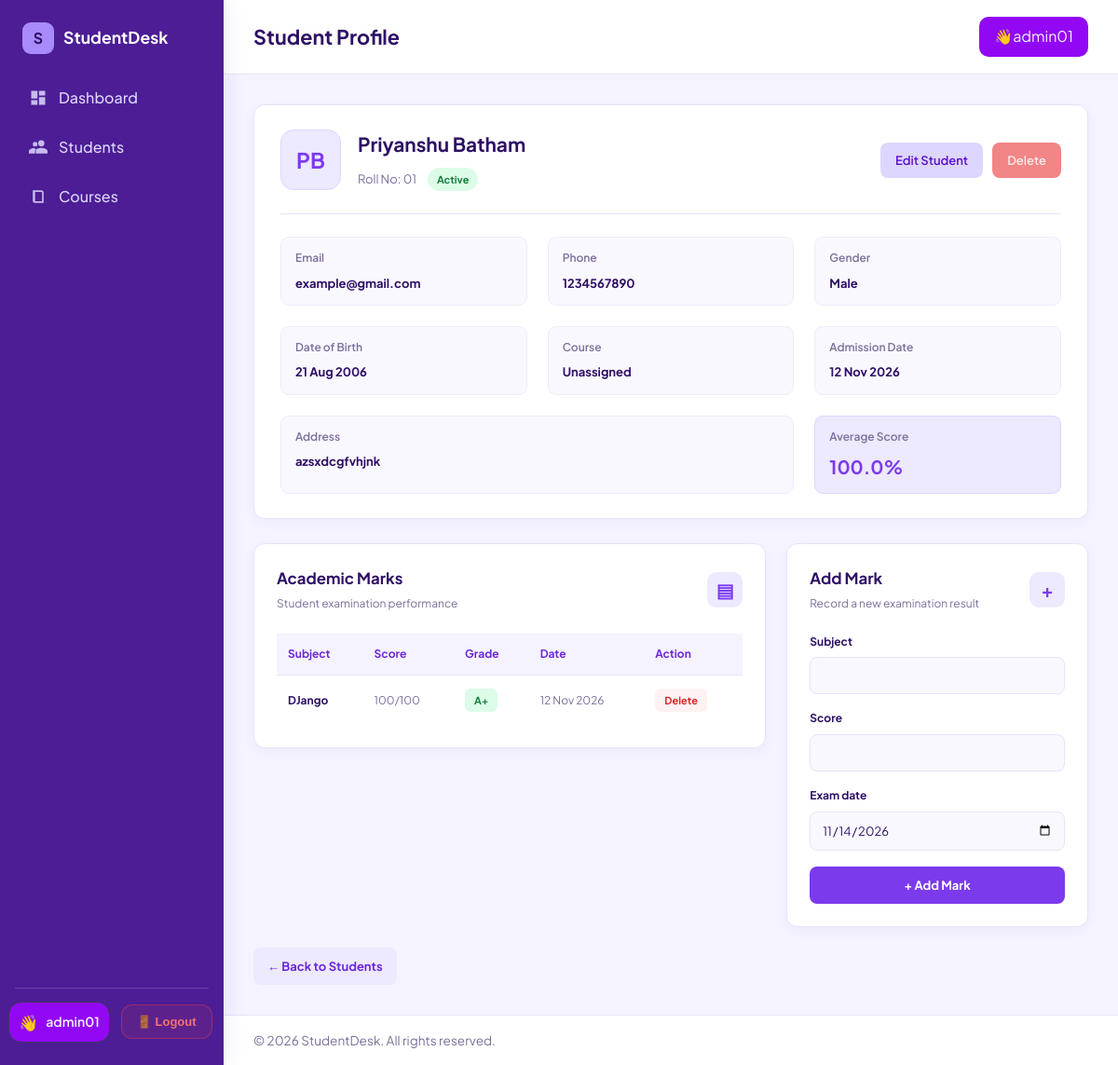
The app's page /students/4 (signed in) with its own data.
### students_app/models.py (models this page shows, shortened)
class Student(models.Model):
    GENDER_CHOICES = [('M', 'Male'), ('F', 'Female'), ('O', 'Other')]
    owner = models.ForeignKey( settings.AUTH_USER_MODEL,on_delete=models.CASCADE, related_name='students')
    roll_number = models.CharField(max_length=20)
    first_name = models.CharField(max_length=50)
    last_name = models.CharField(max_length=50)
    email = models.EmailField()
    phone = models.CharField(max_length=16, blank=True,
        validators=[ RegexValidator(r'^\+?\d{7,15}$','Enter a valid phone number (7-15 digits).')
        ]
    )
    gender = models.CharField(max_length=1, choices=GENDER_CHOICES, default='M')
    date_of_birth = models.DateField(null=True, blank=True)
    course = models.ForeignKey(Course, null=True, blank=True, on_delete=models.SET_NULL, related_name='students')
    address = models.TextField(blank=True)
    is_active = models.BooleanField(default=True)
    admission_date = models.DateField(default=timezone.localdate)
    created_at = models.DateTimeField(auto_now_add=True)
    class Meta:
        ordering = ['roll_number']
        unique_together = ('owner', 'roll_number')
    @property
    def full_name(self):
        return f'{self.first_name} {self.last_name}'.strip()
    @property
    def initials(self):
        return f'{self.first_name[:1]}{self.last_name[:1]}'.upper()

class Mark(models.Model):
    student = models.ForeignKey( Student, on_delete=models.CASCADE,related_name='marks' )
    subject = models.CharField(max_length=100)
    score = models.PositiveIntegerField(
        validators=[MinValueValidator(0),MaxValueValidator(100)]
    )
    exam_date = models.DateField(default=timezone.localdate)
    class Meta:
        ordering = ['-exam_date', '-id']
    @property
    def grade(self):
        for limit, letter in ((90, 'A+'), (80, 'A'), (70, 'B'), (60, 'C'), (50, 'D')):
            if self.score >= limit:
                return letter
        return 'F'

### students_app/views.py (the view)
# urls.py: path("students/<int:pk>",views.student_details,name='student_detail'),
@login_required(login_url='login')
def student_details(request, pk):
    student = get_object_or_404(Student.objects.select_related('course'), pk=pk, owner=request.user)
    mark_form = MarkForm(request.POST or None)
    if request.method == 'POST' and mark_form.is_valid():
        mark = mark_form.save(commit=False)
        mark.student = student
        mark.save()
        messages.success(request, 'Mark added.')
        return redirect('student_detail', pk=student.pk)
    marks = student.marks.all()
    return render(request, 'student_details.html', {
        'student': student, 'marks': marks, 'form': mark_form,
        'average': marks.aggregate(a=Avg('score'))['a'],
    })

### students_app/forms.py
class MarkForm(forms.ModelForm):
    class Meta:
        model = Mark
        fields = ['subject', 'score', 'exam_date']
        widgets = {'exam_date': forms.DateInput(format='%Y-%m-%d', attrs={'type': 'date'})}

### students_app/templates/student_details.html (shortened to what this page needs)
{% extends 'base.html' %}
{% block page_title %}Student Profile{% endblock %}
{% block extra_css %}
{% load static %}
<link rel="stylesheet" href="{% static 'css/student_details.css' %}">
{% endblock %}
{% block content %}
<div class="profile-card card">
    <div class="profile-header">
        <div class="profile-info">
            <div class="profile-avatar">
                {{ student.initials }}
            </div>
            <div class="profile-text">
                <h2>{{ student.full_name }}</h2>
                <div class="profile-meta">
                    <span>Roll No: {{ student.roll_number }}</span>
                    {% if student.is_active %}
                        <span class="profile-status status-active">Active</span>
                    {% else %}
                        <span class="profile-status status-inactive">Inactive</span>
                    {% endif %}
                </div>
            </div>
        </div>
        <div class="profile-actions">
            <a class="profile-btn edit-btn"
               href="{% url 'students_edit' student.pk %}">
                Edit Student
            </a>
            <a class="profile-btn delete-btn"
               href="{% url 'students_delete' student.pk %}">
                Delete
            </a>
        </div>
    </div>
    <div class="profile-divider"></div>
    <div class="detail-grid">
        <div class="detail-item">
            <span>Email</span>
            <strong>{{ student.email }}</strong>
        </div>
        <div class="detail-item">
            <span>Phone</span>
            <strong>{{ student.phone|default:"--" }}</strong>
        </div>
        <div class="detail-item">
            <span>Gender</span>
            <strong>{{ student.get_gender_display }}</strong>
        </div>
        <div class="detail-item">
            <span>Date of Birth</span>
            <strong>{{ student.date_of_birth|date:"d M Y"|default:"--" }}</strong>
        </div>
        <div class="detail-item">
            <span>Course</span>
            <strong>{{ student.course.name|default:"Unassigned" }}</strong>
        </div>
        <div class="detail-item">
            <span>Admission Date</span>
            <strong>{{ student.admission_date|date:"d M Y"|default:"--" }}</strong>
        </div>
        <div class="detail-item full-detail">
            <span>Address</span>
            <strong>{{ student.address|default:"--" }}</strong>
        </div>
        <div class="detail-item score-detail">
            <span>Average Score</span>
            <strong>
                {% if average is not None %}
                    {{ average|floatformat:1 }}%
                {% else %}
                    --
                {% endif %}
            </strong>
        </div>
    </div>
</div>
<div class="profile-bottom-grid">
    <div class="card marks-card">
        <div class="section-heading">
            <div>
                <h2>Academic Marks</h2>
                <p>Student examination performance</p>
            </div>
            <span class="section-icon">▤</span>
        </div>
        {% if marks %}
            <div class="table-wrap">
                <table class="marks-table">
                    <thead>
                        <tr>
                            <th>Subject</th>
                            <th>Score</th>
                            <th>Grade</th>
                            <th>Date</th>
                            <th>Action</th>
                        </tr>
                    </thead>
                    <tbody>
                        {% for m in marks %}
                        <tr>
                            <td class="subject-name">{{ m.subject }}</td>
                            <td>{{ m.score }}/100</td>
                            <td>
                                <span class="grade-badge
                                    {% if m.grade == 'F' %}grade-fail
                                    {% else %}grade-pass{% endif %}">
                                    {{ m.grade }}
                                </span>
                            </td>
                            <td>{{ m.exam_date|date:"d M Y" }}</td>
                            <td>
                                <form method="post"
                                      action="{% url 'marks_delete' m.pk %}">
                                    <button type="submit"
                                            class="table-delete-btn">
                                        Delete
                                    </button>
                                </form>
                            </td>
                        </tr>
                        {% endfor %}
                    </tbody>
                </table>
            </div>
        {% else %}
            <div class="empty-marks">
                <div class="empty-icon">▤</div>
                <h3>No marks recorded</h3>
                <p>Marks added for this student will appear here.</p>
            </div>
        {% endif %}
    </div>
    <div class="card add-mark-card">
        <div class="section-heading">
            <div>
                <h2>Add Mark</h2>
                <p>Record a new examination result</p>
            </div>
            <span class="section-icon">+</span>
        </div>
        <form method="post" novalidate>
            {% for field in form %}
                {% if field.field.widget.input_type == 'checkbox' %}
                    <div class="mark-checkbox">
                        {{ field }}
                        <label for="{{ field.id_for_label }}">
                            {{ field.label }}
                        </label>
                    </div>
                {% else %}
                    <div class="mark-form-group">
                        <label for="{{ field.id_for_label }}">
                            {{ field.label }}
                        </label>
                        {{ field }}
                    </div>
                {% endif %}
            {% endfor %}
            <button type="submit" class="add-mark-btn">
                + Add Mark
            </button>
        </form>
    </div>
</div>
<div class="back-section">
    <a href="{% url 'students_list' %}" class="back-btn">
        ← Back to Students
    </a>
</div>
{% endblock %}

### students_app/templates/base.html (shortened to what this page needs)
{% load static %}
<!DOCTYPE html>
<html lang="en">
<head>
  <link rel="stylesheet" href="{% static 'css/base.css' %}">
  {% block extra_css %}{% endblock %}
</head>
<body>
  <aside class="sidebar" id="sidebar">
    <a  class="brand">
      <span class="brand-mark">S</span>
      <span class="brand-name">StudentDesk</span>
    </a>
    <nav class="nav" aria-label="Main navigation">
      <a href="{% url 'dashboard' %}"
         class="nav-link {% if request.resolver_match.url_name == 'dashboard' %}active{% endif %}">
        <svg viewBox="0 0 24 24" aria-hidden="true"><path d="M3 13h8V3H3v10zm0 8h8v-6H3v6zm10 0h8V11h-8v10zm0-18v6h8V3h-8z"/></svg>
        Dashboard
      </a>
      <a  href="{% url 'students_list' %}"
         class="nav-link {% if request.resolver_match.url_name == 'students_list' %}active{% endif %}">
        <svg viewBox="0 0 24 24" aria-hidden="true"><path d="M16 11a4 4 0 1 0-4-4 4 4 0 0 0 4 4zm-8 0a3 3 0 1 0-3-3 3 3 0 0 0 3 3zm8 2c-2.7 0-8 1.3-8 4v3h16v-3c0-2.7-5.3-4-8-4zM8 13c-.3 0-.6 0-1 .1C8.200 13.900 9 15 9 16.500V20H0v-3c0-2.200 4.700-4 8-4z"/></svg>
        Students
      </a>
      <a  href="{% url 'courses_list' %}"
         class="nav-link {% if request.resolver_match.url_name == 'courses_list' %}active{% endif %}">
        <svg viewBox="0 0 24 24" aria-hidden="true"><path d="M5 4h11a3 3 0 0 1 3 3v13H8a3 3 0 0 1-3-3V4zm3 2v11a1 1 0 0 0 1 1h8V7a1 1 0 0 0-1-1H8z"/></svg>
        Courses
      </a>
    </nav>
    <div class="sidebar-footer">
        <div class="user-actions">
          <span class="user_name">
              <span class="user-avatar">👋</span>
              <span>{{ user.get_full_name|default:user.username }}</span>
          </span>
            <form method="post" action="{% url 'logout' %}">{% csrf_token %}
                <button type="submit" class="logout-btn">🚪 Logout</button>
            </form>
        </div>
    </div>
  </aside>
  <div class="main">
    <header class="topbar">
      <h1 class="page-title">
        {% block page_title %}{% endblock %}
      </h1>
      <div class="topbar-actions">{% block topbar_actions %}👋{{ user.get_full_name|default:user.username }}{% endblock %}</div>
    </header>
    <main class="content">
      {% block content %}{% endblock %}
    </main>
    <footer class="footer">
      &copy; {% now "Y" %} StudentDesk. All rights reserved.
    </footer>
  </div>
</body>
</html>

### students_app/static/css/base.css (style rules this page uses)
:root { --ink: #4C1D95; --ink-soft: #5B21B6; --paper: #F5F3FF; --card: #FFFFFF; --text: #2E1065; --muted: #7C6F9B; --line: #E9E2FA; --accent: #7C3AED; --accent-hover: #6D28D9; --sidebar-w: 240px; --radius: 12px; }
*, *::before, *::after { box-sizing: border-box; }
html, body { margin: 0; }
body { font-family: "Plus Jakarta Sans", system-ui, sans-serif; background: var(--paper); color: var(--text); line-height: 1.55; }
a { color: inherit; text-decoration: none; }
.sidebar { position: fixed; inset: 0 auto 0 0; width: var(--sidebar-w); background: var(--ink); color: #EDE9FE; display: flex; flex-direction: column; padding: 24px 16px; z-index: 20; box-shadow: 4px 0 20px rgba(76, 29, 149, 0.08); }
.brand { display: flex; align-items: center; gap: 10px; padding: 0 8px 24px; color: #FFFFFF; }
.brand-mark { width: 34px; height: 34px; display: grid; place-items: center; background: #A78BFA; color: #2E1065; font-weight: 700; border-radius: 9px; }
.brand-name { font-weight: 700; font-size: 1.1rem; }
.nav { display: flex; flex-direction: column; gap: 6px; }
.nav-link { display: flex; align-items: center; gap: 12px; padding: 11px 12px; border-radius: 8px; border-left: 3px solid transparent; font-weight: 500; color: #DDD6FE; transition: background 0.2s ease, color 0.2s ease; }
.nav-link svg { width: 20px; height: 20px; fill: currentColor; opacity: 0.85; }
.sidebar-footer { margin-top: auto; padding: 14px 8px 0; border-top: 1px solid rgba(221, 214, 254, 0.2); font-size: 0.9rem; color: #DDD6FE; }
.main { margin-left: var(--sidebar-w); min-height: 100vh; display: flex; flex-direction: column; }
.topbar { display: flex; align-items: center; gap: 16px; padding: 18px 32px; background: var(--card); border-bottom: 1px solid var(--line); }
.page-title { margin: 0; font-size: 1.35rem; font-weight: 700; color: var(--text); }
.topbar-actions { margin-left: auto; display: flex; gap: 10px; background: #9208f5; color: #f3f4f6; padding: 9px 16px; border-radius: 10px; transition: 0.3s ease; }
.content { flex: 1; padding: 32px; }
.footer { padding: 16px 32px; color: var(--muted); font-size: 0.85rem; border-top: 1px solid var(--line); background: #FFFFFF; }
.card { background: var(--card); border: 1px solid var(--line); border-radius: var(--radius); padding: 20px; box-shadow: 0 4px 14px rgba(76, 29, 149, 0.04); }
.logout-btn { background: white; border-radius: 8px; color: rgb(246, 40, 40); padding: 9px 10px; font-weight: 600; }
.user-actions { display: flex; align-items: center; gap: 12px; }
.user_name { display: inline-flex; align-items: center; gap: 8px; padding: 8px 10px; margin-left: -15px; border-radius: 14px; background: #9208f5; border: 1px solid #40365c; color: #f3f4f6; font-size: 14px; font-weight: 600; white-space: nowrap; transition: 0.3s ease; }
.user-avatar { font-size: 17px; }
.logout-btn { display: inline-flex; align-items: center; justify-content: center; gap: 7px; padding: 10px 16px; border-radius: 12px; background: rgba(239, 68, 68, 0.10); border: 1px solid rgba(239, 68, 68, 0.4); color: #f87171; font-size: 13px; font-weight: 600; text-decoration: none; white-space: nowrap; transition: all 0.3s ease; }

### records on screen
Student: initials "PB", full_name "Priyanshu Batham", roll_number "01", email "example@gmail.com", phone "1234567890", gender "Male", date_of_birth "21 Aug 2006", course.name "Unassigned", admission_date "12 Nov 2026", address "azsxdcgfvhjnk"
Mark: subject "DJango", score "100", grade "A+", exam_date "12 Nov 2026"

### other values on screen
{{ user.get_full_name|default:user.username }} "admin01"
{{ average|floatformat:1 }} "100.0"
{{ field.label }} "Subject" "Score" "Exam date"
